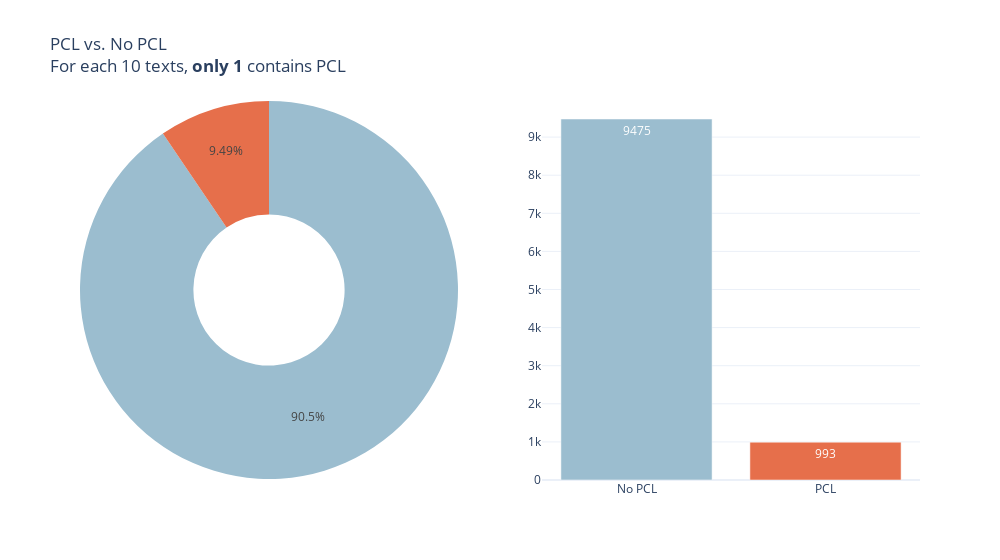

The notebook cell saved with this chart:
### Markdown cell above
## Label analysis

### Code cell
labels = ["No PCL", "PCL"]
values = binary_df["label"].value_counts().to_numpy()

binary_colors = [LIGHT_BLUE_COLOR, LIGHT_RED_COLOR]

fig = make_subplots(rows=1, cols=2, specs=[[{'type':'domain'}, {'type':'xy'}]])
fig.add_trace(go.Pie(
    labels=labels,
    values=values,
    marker_colors = binary_colors, hole=0.4, 
), 1, 1)

fig.add_trace(go.Bar(
    x=labels,
    y=values, marker_color=binary_colors,
    text =values, textfont_color='white'
), 1, 2)

fig.update_layout(
    title = dict(text="PCL vs. No PCL<br>For each 10 texts, <b>only 1</b> contains PCL"),
    showlegend=False, template=TEMPLATE, width=1000
)
fig.show()

### Figure 1 — Plotly figure (JSON) as saved in the notebook; plotly's stock layout.template omitted (floating-point values rounded to 4 significant figures)
{"data": [{"domain": {"x": [0, 0.45], "y": [0, 1]}, "hole": 0.4, "labels": ["No PCL", "PCL"], "marker": {"colors": ["#9bbdcf", "#e66f4b"]}, "type": "pie", "values": [9475, 993]}, {"marker": {"color": ["#9bbdcf", "#e66f4b"]}, "text": [9475, 993], "textfont": {"color": "white"}, "type": "bar", "x": ["No PCL", "PCL"], "xaxis": "x", "y": [9475, 993], "yaxis": "y"}], "layout": {"showlegend": false, "title": {"text": "PCL vs. No PCL<br>For each 10 texts, <b>only 1</b> contains PCL"}, "width": 1000, "xaxis": {"anchor": "y", "domain": [0.55, 1]}, "yaxis": {"anchor": "x", "domain": [0, 1]}}}
